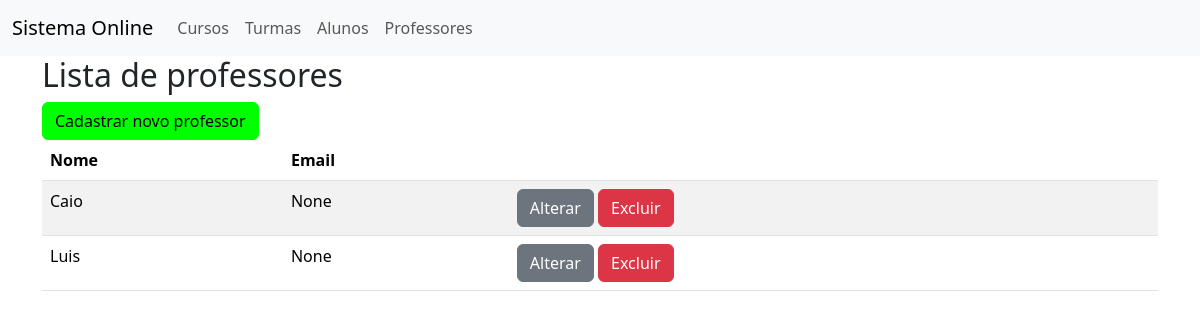
Page /listarprofessores on the earlier database version.
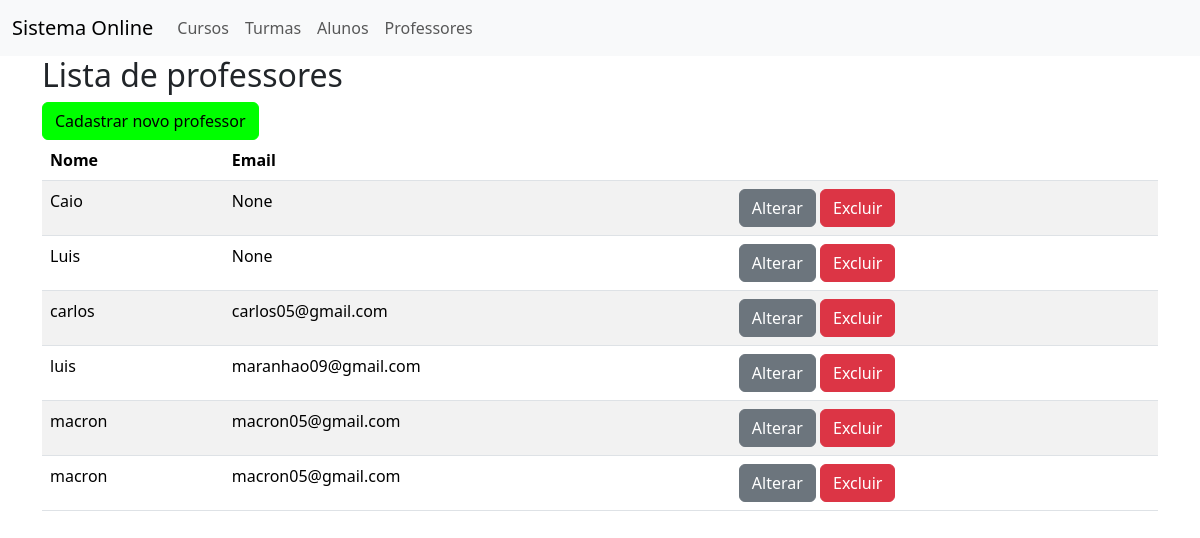
Same page on the later database version.
### cadastro/models.py (models this page shows, shortened)
class Professores(models.Model):
    nome = models.CharField(max_length=100)
    email = models.EmailField(null=True)
    matricula = models.CharField(max_length=5)

### cadastro/views.py (the view)
# urls.py: path('listarprofessores', views.listarprofessores, name='listarprofessores'),
def listarprofessores(request):
    professores = Professores.objects.order_by('nome')
    return render(request, 'listarprofessores.html', {'Professores': professores})

### cadastro/templates/listarprofessores.html
{% extends 'base.html' %}
{% block content%}
    <h2>Lista de professores</h2>
    <a href="{% url 'incluirprofessor' %}" class="btn btn-primary">
        Cadastrar novo professor
    </a>
    <table class="table table-striped">
        <thead>
            <tr>
                <th>Nome</th>
                <th>Email</th>
                <th></th>
            </tr>
        </thead>
        <tbody>
            {% for p in Professores %}
            <tr>
                <td>
                    {{ p.nome }}
                </td>
                <td>
                    {{ p.email }}
                </td>
                <td>
                    <a href= "{% url 'alterarprofessor' p.id %}" class= "btn btn-secondary"> Alterar </a>
                    <a href= "{% url 'excluirprofessor' p.id %}" class= "btn btn-danger">Excluir</a>
                </td>
            </tr>
            {% endfor %}
        </tbody>
    </table>
{% endblock %}

Differences in the rows shown:
added Professores: nome "carlos", email "carlos05@gmail.com"
added Professores: nome "luis", email "maranhao09@gmail.com"
added Professores: nome "macron", email "macron05@gmail.com"
added Professores: nome "macron", email "macron05@gmail.com"
